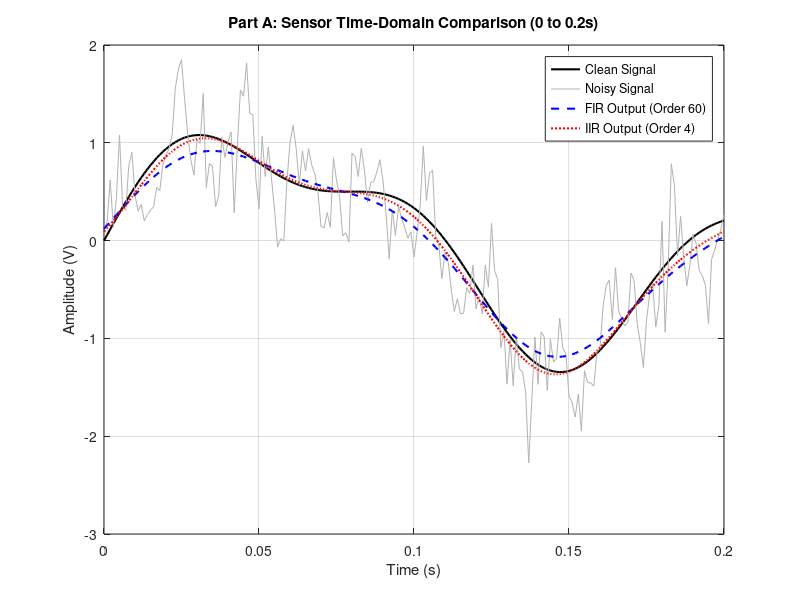
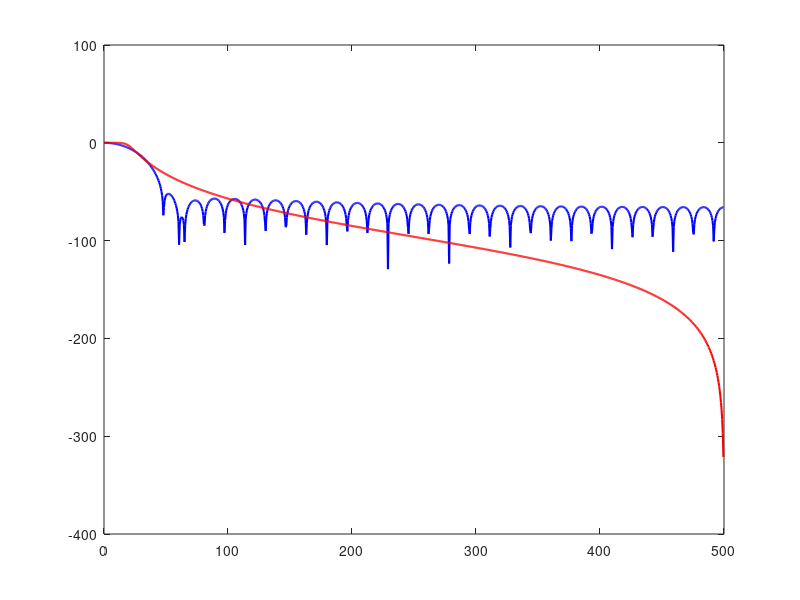

These charts were generated, in order, by the following MATLAB code: (Note: this script raises an error after producing the figures.)

clear; clc; close all;

%% ========================================================================
% PART A: Filter a sensor signal
% =========================================================================
% 1. Setup Signal
Fs = 1000;
t = (0:1/Fs:2-1/Fs)';
rng(7);
clean = sin(2*pi*5*t) + 0.35*sin(2*pi*12*t);
noise = 0.35*sin(2*pi*50*t) + 0.20*sin(2*pi*137*t) + 0.25*randn(size(t));
x = clean + noise;

% 2. Design Filters (20 Hz Cutoff)
fc = 20;
bFIR = fir1(60, fc/(Fs/2), 'low');
[bIIR, aIIR] = butter(4, fc/(Fs/2), 'low');

% 3. Apply Filters using filtfilt (Zero-phase)
yFIR = filtfilt(bFIR, 1, x);
yIIR = filtfilt(bIIR, aIIR, x);

% --- Part A Task 1: Time Domain Plot (0.2 s section) ---
fig1 = figure('Name', 'Part A: Time Domain Comparison');
idx = t <= 0.2;
plot(t(idx), clean(idx), 'k', 'LineWidth', 1.5); hold on;
plot(t(idx), x(idx), 'Color', [0.7 0.7 0.7]);
plot(t(idx), yFIR(idx), 'b--', 'LineWidth', 1.5);
plot(t(idx), yIIR(idx), 'r:', 'LineWidth', 1.5);
legend('Clean Signal', 'Noisy Signal', 'FIR Output (Order 60)', 'IIR Output (Order 4)');
xlabel('Time (s)'); ylabel('Amplitude (V)'); 
title('Part A: Sensor Time-Domain Comparison (0 to 0.2s)');
grid on;
saveas(fig1, 'PartA_TimeDomain.png');

% --- Part A Task 2: Magnitude Responses ---
fig2 = figure('Name', 'Part A: Filter Frequency Responses');
[hFIR, wFIR] = freqz(bFIR, 1, 1024, Fs);
[hIIR, wIIR] = freqz(bIIR, aIIR, 1024, Fs);
plot(wFIR, 20*log10(abs(hFIR)), 'b', 'LineWidth', 1.5); hold on;
plot(wIIR, 20*log10(abs(hIIR)), 'r', 'LineWidth', 1.5);
xline(fc, 'k--', '20 Hz Cutoff', 'LabelVerticalAlignment', 'bottom');
legend('FIR Filter', 'IIR Filter');
xlabel('Frequency (Hz)'); ylabel('Magnitude (dB)'); 
title('Part A: Filter Frequency Responses');
ylim([-100 10]); grid on;
saveas(fig2, 'PartA_FrequencyResponses.png');

% --- Part A Task 3: Single-Sided Amplitude Spectra ---
L = length(x);
nPointsA = floor(L/2) + 1;
f = Fs*(0:(nPointsA-1))/L;

% Compute FFTs and single-sided amplitudes
P1_x = abs(fft(x)/L);       P1_x = P1_x(1:nPointsA);       P1_x(2:end-1) = 2*P1_x(2:end-1);
P1_FIR = abs(fft(yFIR)/L);  P1_FIR = P1_FIR(1:nPointsA);   P1_FIR(2:end-1) = 2*P1_FIR(2:end-1);
P1_IIR = abs(fft(yIIR)/L);  P1_IIR = P1_IIR(1:nPointsA);   P1_IIR(2:end-1) = 2*P1_IIR(2:end-1);

fig3 = figure('Name', 'Part A: Sensor Spectra');
plot(f, P1_x, 'Color', [0.7 0.7 0.7]); hold on;
plot(f, P1_FIR, 'b--', 'LineWidth', 1.5);
plot(f, P1_IIR, 'r:', 'LineWidth', 1.5);
xlim([0 200]); % Focus on the frequencies of interest
legend('Noisy Input', 'FIR Output', 'IIR Output');
xlabel('Frequency (Hz)'); ylabel('Amplitude'); 
title('Part A: Single-Sided Amplitude Spectra');
grid on;
saveas(fig3, 'PartA_SensorSpectra.png');

% --- Part A Task 4: RMSE Calculation ---
rmse_noisy = sqrt(mean((x - clean).^2));
rmse_FIR = sqrt(mean((yFIR - clean).^2));
rmse_IIR = sqrt(mean((yIIR - clean).^2));
fprintf('--- Part A: RMSE Results ---\n');
fprintf('Noisy input: %.4f\n', rmse_noisy);
fprintf('FIR output:  %.4f\n', rmse_FIR);
fprintf('IIR output:  %.4f\n\n', rmse_IIR);

%% ========================================================================
% PART B: Reduce a 50 Hz hum in audio
% =========================================================================
% 1. Setup Audio Signal
load handel; % loads y and Fs
xClean = y;  
tAudio = (0:numel(xClean)-1)'/Fs;
xHum = xClean + 0.15*sin(2*pi*50*tAudio);

% 2. Design Narrow Band-stop Filter (49-51 Hz)
[bN, aN] = butter(2, [49 51]/(Fs/2), 'stop');
yAudio = filtfilt(bN, aN, xHum);

% --- Part B Task 1: Waveform Comparison ---
fig4 = figure('Name', 'Part B: Audio Waveform Comparison');
idx_aud = (tAudio >= 1.0) & (tAudio <= 1.2); % 0.2s snippet to see waveforms
subplot(3,1,1); plot(tAudio(idx_aud), xClean(idx_aud), 'k'); 
title('Clean Audio'); ylabel('Amplitude'); grid on;
subplot(3,1,2); plot(tAudio(idx_aud), xHum(idx_aud), 'r'); 
title('Audio + 50Hz Hum'); ylabel('Amplitude'); grid on;
subplot(3,1,3); plot(tAudio(idx_aud), yAudio(idx_aud), 'b'); 
title('Filtered Audio (49-51 Hz Notch)'); xlabel('Time (s)'); ylabel('Amplitude'); grid on;
saveas(fig4, 'PartB_AudioWaveforms.png');

% --- Part B Task 2: Audio Spectra ---
L_aud = length(xClean);
nPointsB = floor(L_aud/2) + 1; % Fixed: ensures integer index when L_aud is odd (7311 samples)
f_aud = Fs*(0:(nPointsB-1))/L_aud;

P1_aud_clean = abs(fft(xClean)/L_aud); P1_aud_clean = P1_aud_clean(1:nPointsB); P1_aud_clean(2:end-1) = 2*P1_aud_clean(2:end-1);
P1_aud_hum   = abs(fft(xHum)/L_aud);   P1_aud_hum   = P1_aud_hum(1:nPointsB);   P1_aud_hum(2:end-1)   = 2*P1_aud_hum(2:end-1);
P1_aud_filt  = abs(fft(yAudio)/L_aud); P1_aud_filt  = P1_aud_filt(1:nPointsB);  P1_aud_filt(2:end-1)  = 2*P1_aud_filt(2:end-1);

fig5 = figure('Name', 'Part B: Audio Spectrum');
plot(f_aud, P1_aud_clean, 'k', 'LineWidth', 1); hold on;
plot(f_aud, P1_aud_hum, 'r:', 'LineWidth', 1.5);
plot(f_aud, P1_aud_filt, 'b--', 'LineWidth', 1.5);
xlim([0 200]); % Zoom in to see the 50 Hz hum clearly
legend('Clean', 'With 50Hz Hum', 'Narrow Filtered');
xlabel('Frequency (Hz)'); ylabel('Amplitude'); 
title('Part B: Audio Spectra (Zoomed to 0-200 Hz)');
grid on;
saveas(fig5, 'PartB_AudioSpectrum.png');

% --- Part B Task 3: Playback (Uncomment to listen) ---
% disp('Playing Audio with 50 Hz Hum...');
% sound(xHum, Fs);
% pause(length(xHum)/Fs + 1);
% disp('Playing Filtered Audio...');
% sound(yAudio, Fs);

% --- Part B Task 4: Measure 50 Hz Amplitude ---
% Find the frequency bin closest to 50 Hz
[~, idx50] = min(abs(f_aud - 50));
amp_before = P1_aud_hum(idx50);
amp_after  = P1_aud_filt(idx50);
fprintf('--- Part B: 50 Hz Amplitude Measurement ---\n');
fprintf('Amplitude at 50Hz BEFORE filtering: %.4f\n', amp_before);
fprintf('Amplitude at 50Hz AFTER filtering:  %.4f\n\n', amp_after);

% --- Part B Task 5: Wider Stop Band Comparison (45-55 Hz) ---
[bW, aW] = butter(2, [45 55]/(Fs/2), 'stop');
yAudio_wide = filtfilt(bW, aW, xHum);
P1_aud_wide = abs(fft(yAudio_wide)/L_aud); 
P1_aud_wide = P1_aud_wide(1:nPointsB); 
P1_aud_wide(2:end-1) = 2*P1_aud_wide(2:end-1);

fig6 = figure('Name', 'Part B: Wide vs Narrow Filter Spectrum');
plot(f_aud, P1_aud_clean, 'k'); hold on;
plot(f_aud, P1_aud_filt, 'b');
plot(f_aud, P1_aud_wide, 'g--');
xlim([0 150]); 
legend('Clean', 'Narrow Notch (49-51 Hz)', 'Wide Notch (45-55 Hz)');
xlabel('Frequency (Hz)'); ylabel('Amplitude'); 
title('Part B: Stop Band Comparison (Zoomed to 0-150 Hz)');
grid on;
saveas(fig6, 'PartB_StopBandComparison.png');
